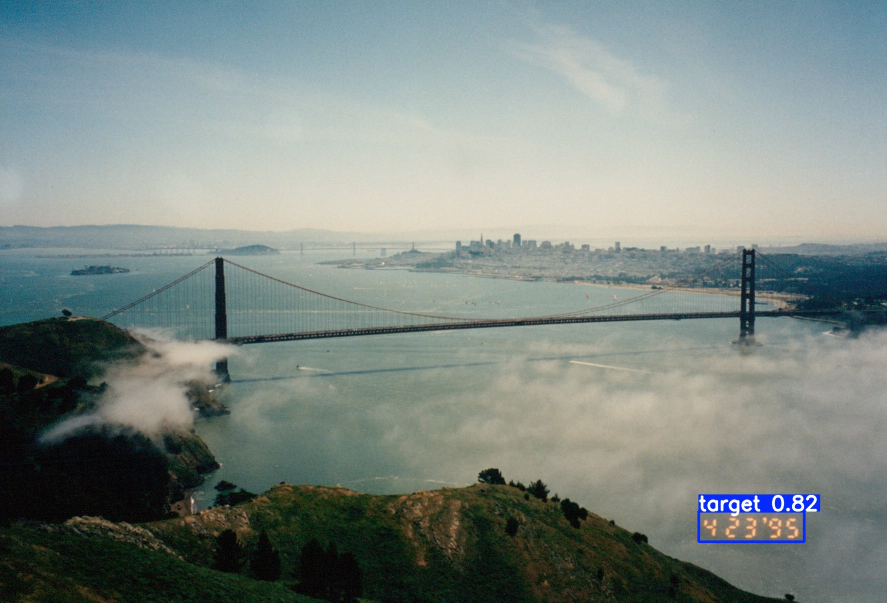
#> input picture examples/detection_example.jpg, 1774 x 1205 px (shown at 1/2 size)
$ python -i enhance_stamps.py   (imports and definitions only)
#> lines starting #> are read from the running program, lines starting #| are printed output that depends on the picture; after the words box and inside, x2 and y2 are one past the last pixel; in counts of white or black regions, pixels touching at a corner belong together
#> further down, picture is the input picture: shape (1205, 1774, 3); mean B, G, R 130.8, 135.5, 124.6
# /// script
# requires-python = ">=3.14"
# dependencies = [
#     "opencv-python-headless",
#     "pillow>=12.0",
#     "numpy",
# ]
# ///
"""Contrast enhancement experiments for date stamp OCR.

Tries multiple techniques to isolate orange/red LED digits from photo backgrounds.
Outputs a comparison grid for visual evaluation.

Usage:
    uv run enhance_stamps.py                         # 12 random samples, grid
    uv run enhance_stamps.py --image d1_00000133     # single image, all methods
    uv run enhance_stamps.py --count 20              # 20 random samples
    uv run enhance_stamps.py --method hsv            # single method on all samples
"""

import argparse
import random
from pathlib import Path

import cv2
import numpy as np
from PIL import Image

BASE_DIR = Path(__file__).parent
CROP_DIR = BASE_DIR / "crop_preview"
OUTPUT_DIR = BASE_DIR / "enhance_preview"


# [6 lines left out: function red_minus_blue_green, not called in this run]


def hsv_orange_mask(img: np.ndarray) -> np.ndarray:
    """HSV thresholding for orange/red/amber range."""
    hsv = cv2.cvtColor(img, cv2.COLOR_BGR2HSV)
    # Orange/amber: H 5-25
    mask = cv2.inRange(hsv, (5, 60, 60), (25, 255, 255))
    # Red low: H 0-5
    mask |= cv2.inRange(hsv, (0, 60, 60), (5, 255, 255))
    # Red high (wraps): H 170-179
    mask |= cv2.inRange(hsv, (170, 60, 60), (179, 255, 255))
    return mask


# [27 lines left out: functions clahe_red_channel, clahe_then_hsv, adaptive_red, not called in this run]


def combined_pipeline(img: np.ndarray) -> np.ndarray:
    """Best-of: CLAHE + HSV mask + morphological cleanup."""
    # Step 1: CLAHE on LAB L-channel
    lab = cv2.cvtColor(img, cv2.COLOR_BGR2LAB)
#> lab: shape (1205, 1774, 3); mean of channels 0, 1, 2 139.2, 123.5, 129.4
    l, a, b = cv2.split(lab)
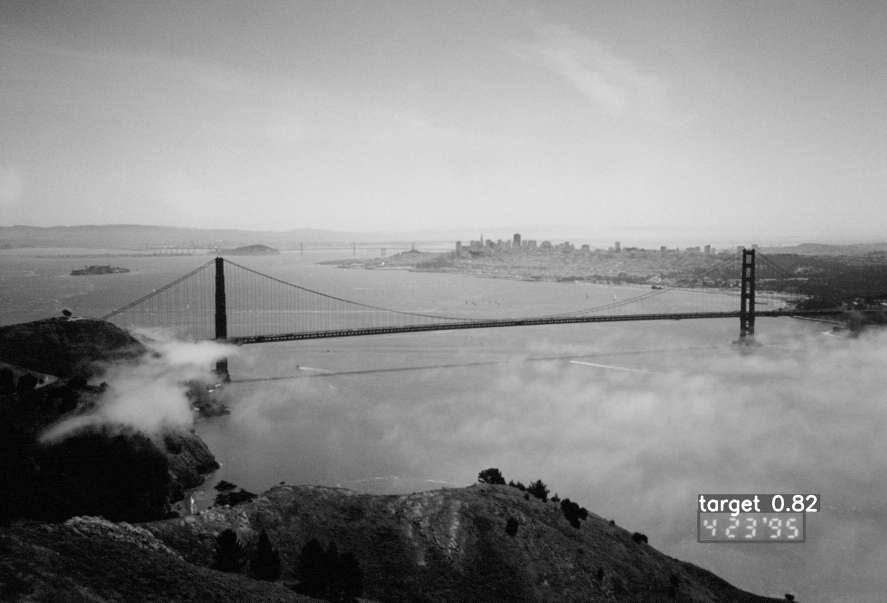
#> l: shape (1205, 1774) (shown at 1/2 size); min 0, max 255, mean 139.2
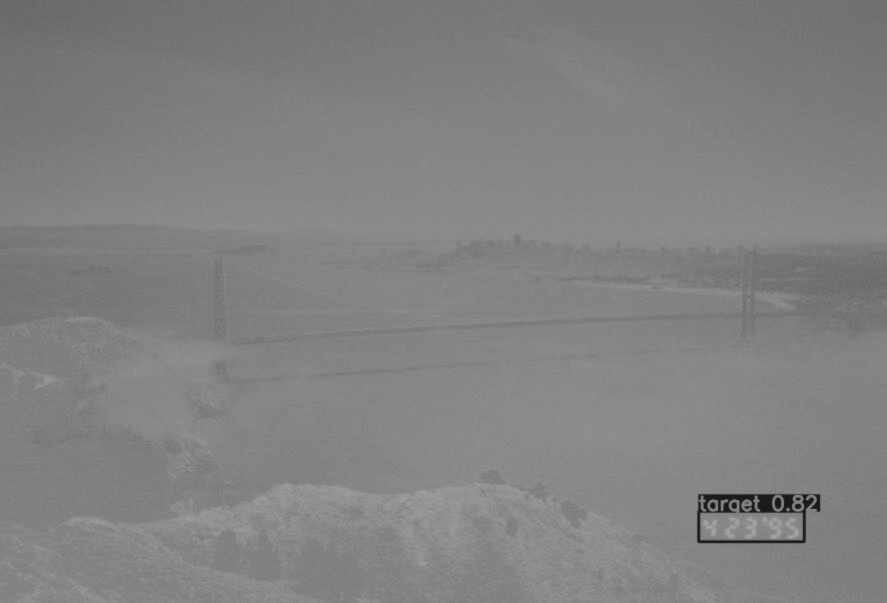
#> b: shape (1205, 1774) (shown at 1/2 size); min 24, max 168, mean 129.4
    clahe = cv2.createCLAHE(clipLimit=3.0, tileGridSize=(4, 4))
    l = clahe.apply(l)
    enhanced = cv2.merge([l, a, b])
#> enhanced: shape (1205, 1774, 3); mean of channels 0, 1, 2 137.3, 123.5, 129.4
    enhanced_bgr = cv2.cvtColor(enhanced, cv2.COLOR_LAB2BGR)
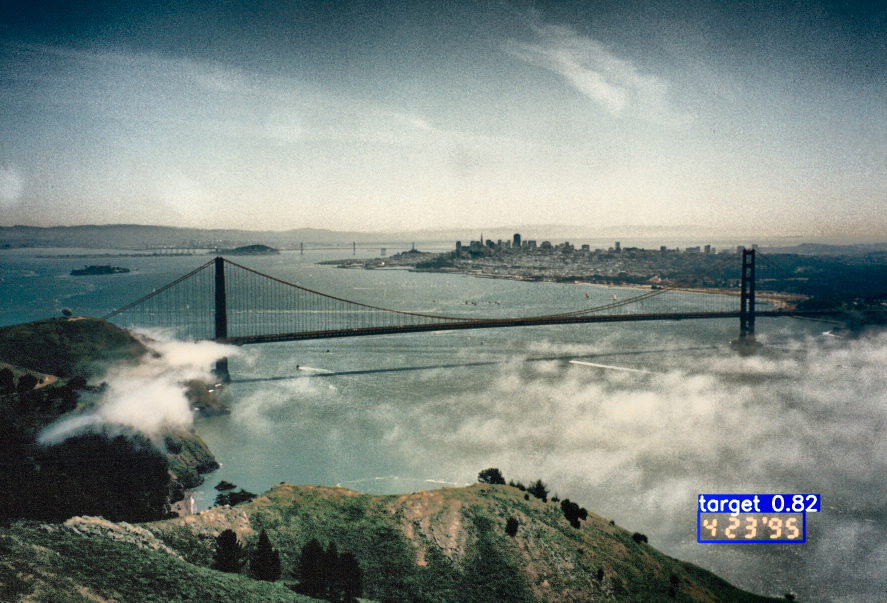
#> enhanced_bgr: shape (1205, 1774, 3) (shown at 1/2 size); mean B, G, R 128.5, 133.7, 122.9

    # Step 2: HSV color mask
    mask = hsv_orange_mask(enhanced_bgr)
#> in hsv_orange_mask, `hsv = cv2.cvtColor(img, cv2.COLOR_BGR2HSV)`: hsv: shape (1205, 1774, 3); mean H, S, V 63.8, 51, 137.8
#> in hsv_orange_mask, `mask = cv2.inRange(hsv, (5, 60, 60), (25, 255, 255))`:
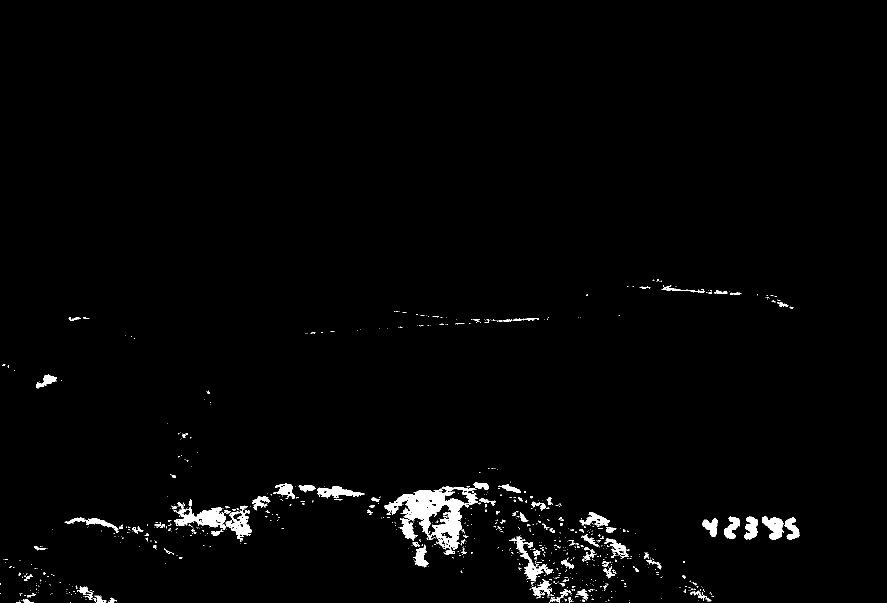
#> mask: shape (1205, 1774) (shown at 1/2 size); 1.7% white; 832 white regions (716 under 20 px), largest, box (x1, y1, x2, y2) and area: (769, 973, 956, 1109) 9701, (348, 1013, 452, 1060) 2403, (1018, 1073, 1106, 1163) 1467

    # Step 3: also add red-minus-blue signal
    b_ch, g_ch, r_ch = cv2.split(enhanced_bgr)
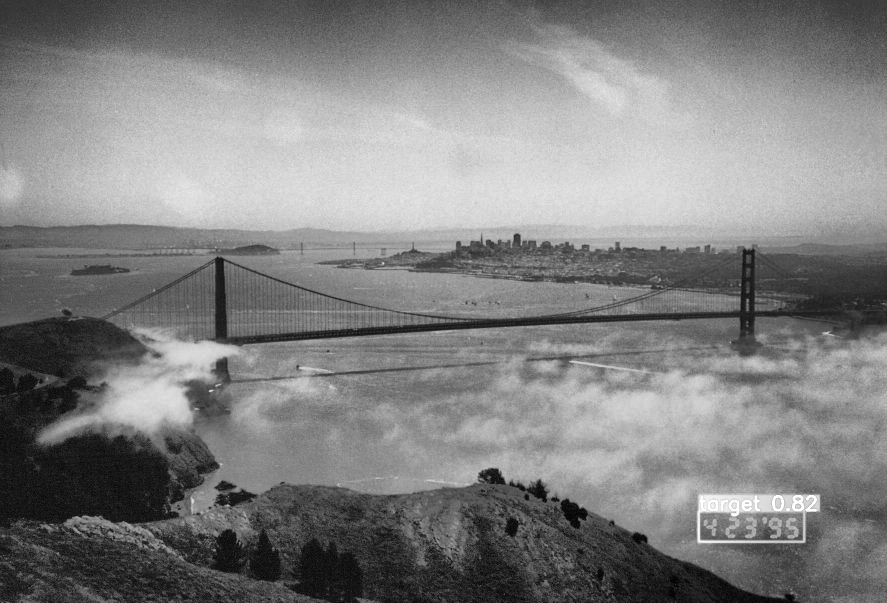
#> b_ch: shape (1205, 1774) (shown at 1/2 size); min 0, max 255, mean 128.5
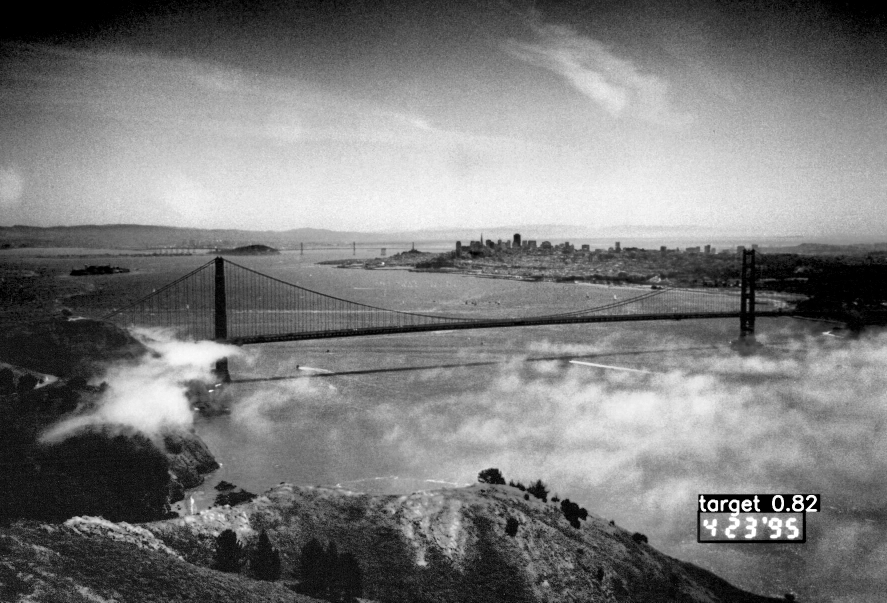
#> r_ch: shape (1205, 1774) (shown at 1/2 size); min 0, max 255, mean 122.9
    diff = cv2.subtract(r_ch, cv2.max(b_ch, g_ch))
    _, diff_bin = cv2.threshold(diff, 20, 255, cv2.THRESH_BINARY)
#> diff_bin: shape (1205, 1774); 0.58% white; 217 white regions (162 under 20 px), largest, box (x1, y1, x2, y2) and area: (812, 981, 887, 1056) 1815, (1524, 1033, 1568, 1078) 1140, (398, 1017, 451, 1049) 865
    mask = cv2.bitwise_or(mask, diff_bin)
#> mask: shape (1205, 1774); 1.7% white; 835 white regions (722 under 20 px), largest, box (x1, y1, x2, y2) and area: (769, 973, 956, 1109) 9711, (348, 1013, 504, 1078) 3859, (1018, 1073, 1106, 1163) 1467

    # Step 4: morphological close to connect digit fragments
    kernel = cv2.getStructuringElement(cv2.MORPH_RECT, (3, 3))
    mask = cv2.morphologyEx(mask, cv2.MORPH_CLOSE, kernel)
#> mask: shape (1205, 1774); 1.9% white; 537 white regions (438 under 20 px), largest, box (x1, y1, x2, y2) and area: (769, 972, 961, 1109) 10573, (343, 999, 504, 1083) 4920, (1018, 1073, 1150, 1205) 3210

    # Step 5: small dilate to thicken thin strokes
    mask = cv2.dilate(mask, kernel, iterations=1)
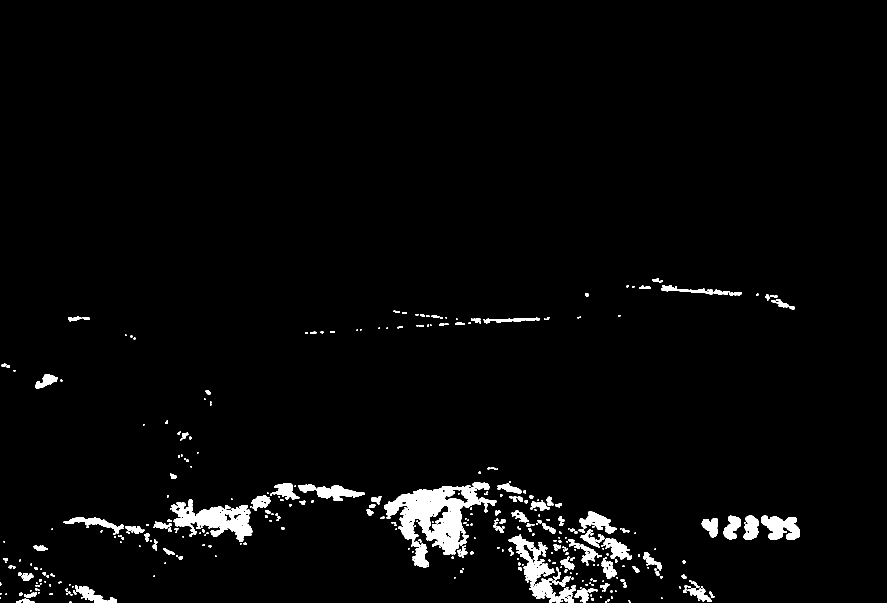
#> mask: shape (1205, 1774) (shown at 1/2 size); 2.8% white; 390 white regions (201 under 20 px), largest, box (x1, y1, x2, y2) and area: (768, 964, 993, 1110) 13568, (342, 998, 505, 1084) 6436, (1017, 1069, 1151, 1205) 4753

    return mask


# [38 lines left out: functions red_bg_tuned, hsv_tight, not called in this run]


METHODS = {
    "original": None,
    "red-bg": red_minus_blue_green,
    "red-bg+": red_bg_tuned,
    "hsv_mask": hsv_orange_mask,
    "hsv_tight": hsv_tight,
    "clahe+hsv": clahe_then_hsv,
    "combined": combined_pipeline,
}


# [130 lines left out: functions process_single, make_comparison_row, make_single_comparison, main, not called in this run]


# [2 lines not run here, left out]

>>> import cv2
>>> picture = cv2.imread('examples/detection_example.jpg')
>>> result = combined_pipeline(picture)

$ run again, on examples/stamp_coastal_hills.jpg
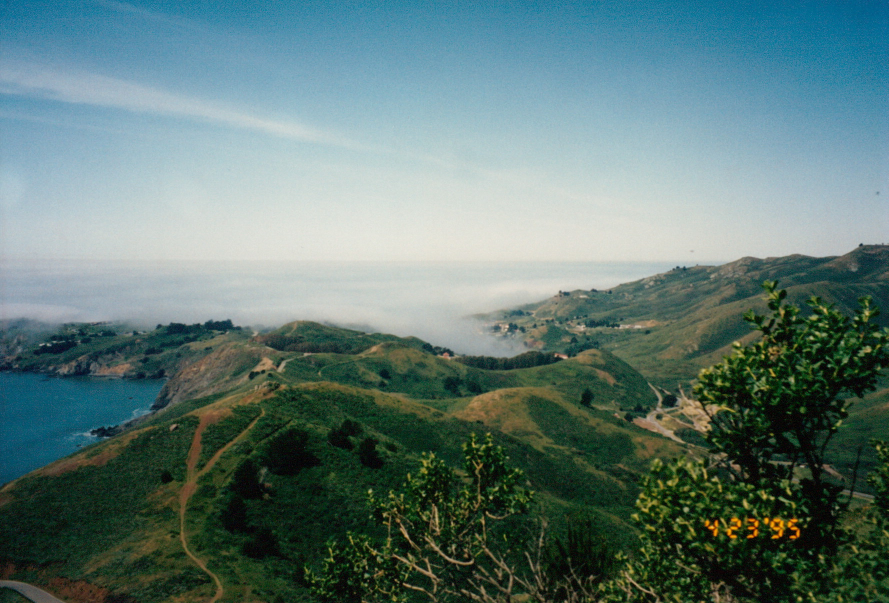
#> input picture examples/stamp_coastal_hills.jpg, 1777 x 1206 px (shown at 1/2 size)
#> picture is the input picture: shape (1206, 1777, 3); mean B, G, R 117.5, 121.1, 95.3
#> lab: shape (1206, 1777, 3); mean of channels 0, 1, 2 121.8, 119.3, 127.9
#> enhanced: shape (1206, 1777, 3); mean of channels 0, 1, 2 134.4, 119.3, 127.9
#> hsv: shape (1206, 1777, 3); mean H, S, V 73.3, 85.1, 140.8
#> in combined_pipeline, `b_ch, g_ch, r_ch = cv2.split(enhanced_bgr)`:
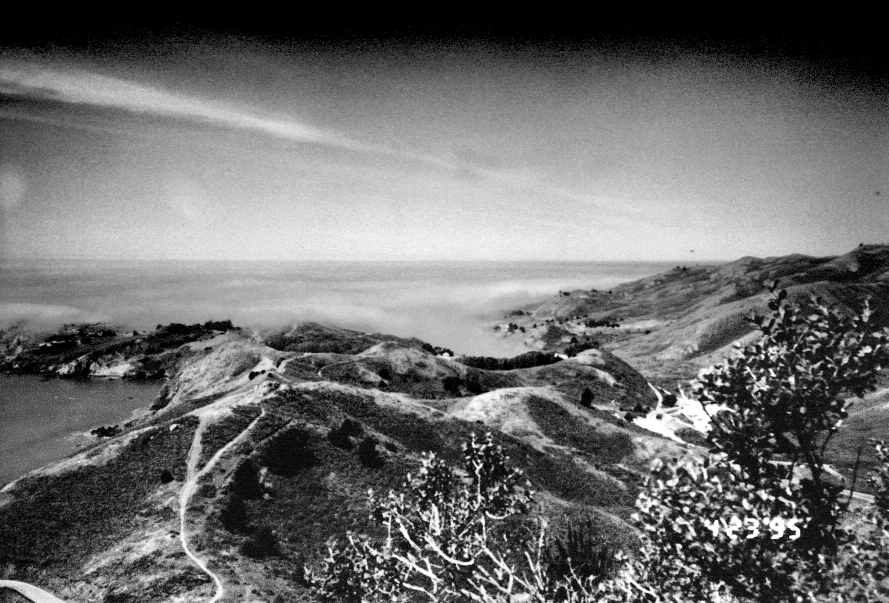
#> r_ch: shape (1206, 1777) (shown at 1/2 size); min 0, max 255, mean 109.4
#> diff_bin: shape (1206, 1777); 1.4% white; 1697 white regions (1559 under 20 px), largest, box (x1, y1, x2, y2) and area: (913, 778, 1035, 841) 2789, (376, 815, 463, 941) 2489, (116, 1161, 215, 1206) 2089
#> in combined_pipeline, `mask = cv2.dilate(mask, kernel, iterations=1)`:
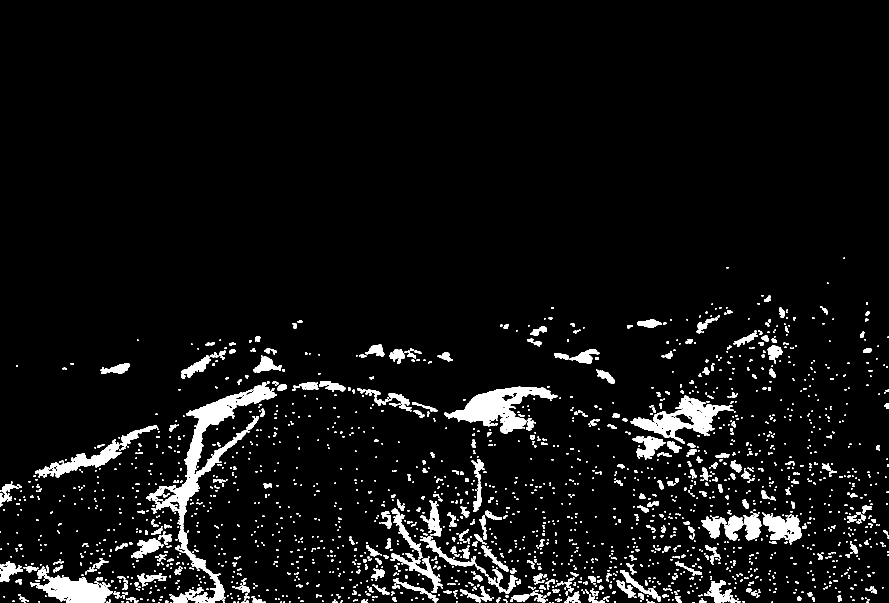
#> mask: shape (1206, 1777) (shown at 1/2 size); 5.6% white; 2110 white regions (1544 under 20 px), largest, box (x1, y1, x2, y2) and area: (292, 764, 554, 1206) 15850, (888, 773, 1115, 868) 8190, (1261, 791, 1467, 887) 6647
